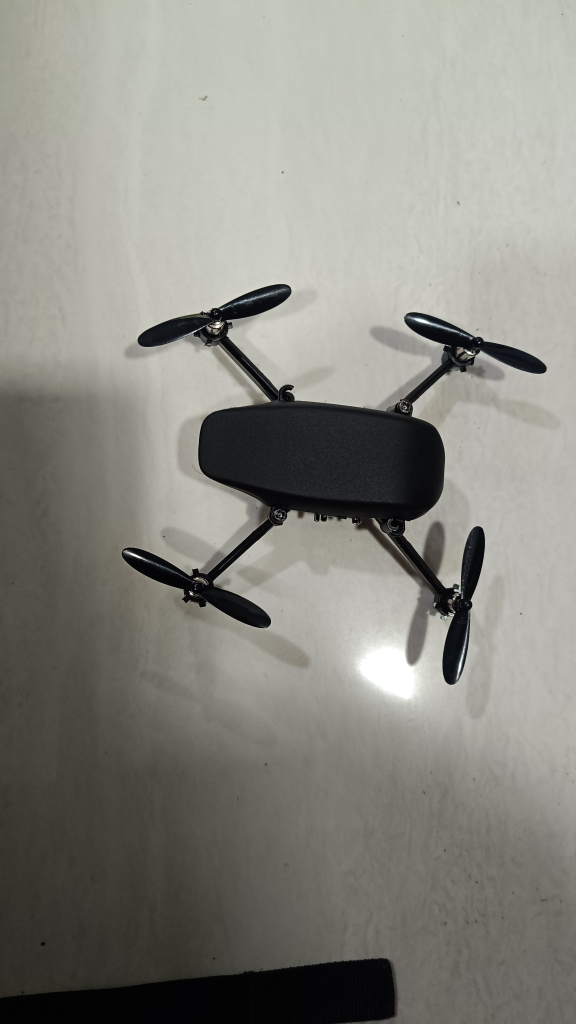
#> input picture dataset/raw/drone_dataset/IMG20261101111216.jpg, 2304 x 4096 px (shown at 1/4 size); its folder holds 4 pictures in this run
$ python analyze_dataset.py   (older library calls are emulated)
#> lines starting #> are read from the running program, lines starting #| are printed output that depends on the picture
from pathlib import Path
import csv
import cv2
import numpy as np

# Dataset directory
DATASET_DIR = Path("dataset/raw/drone_dataset")

# Output report
OUTPUT_FILE = Path("results/dataset_quality_report.csv")

SUPPORTED_EXTENSIONS = {".jpg", ".jpeg", ".png"}


def analyze_image(path):
    image = cv2.imread(str(path))
#> image is the input picture: shape (4096, 2304, 3); mean B, G, R 129.1, 136.5, 136.6

    if image is None:
        return {
            "filename": path.name,
            "width": None,
            "height": None,
            "laplacian_variance": None,
            "mean_brightness": None,
            "dark_pixel_fraction": None,
            "bright_pixel_fraction": None,
            "read_status": "UNREADABLE",
        }

    height, width = image.shape[:2]
#> height = 4096; width = 2304
    gray = cv2.cvtColor(image, cv2.COLOR_BGR2GRAY)

    return {
        "filename": path.name,
        "width": width,
        "height": height,
        "laplacian_variance": round(
            float(cv2.Laplacian(gray, cv2.CV_64F).var()), 2
        ),
        "mean_brightness": round(float(gray.mean()), 2),
        "dark_pixel_fraction": round(
            float(np.mean(gray < 10)), 4
        ),
        "bright_pixel_fraction": round(
            float(np.mean(gray > 245)), 4
        ),
        "read_status": "READABLE",
    }


def main():
    if not DATASET_DIR.is_dir():
        raise SystemExit(
            f"Dataset directory not found: {DATASET_DIR.resolve()}"
        )

    images = sorted(
        path
        for path in DATASET_DIR.iterdir()
        if path.is_file()
        and path.suffix.lower() in SUPPORTED_EXTENSIONS
    )

    if not images:
        raise SystemExit("No supported images found.")

    results = [analyze_image(path) for path in images]
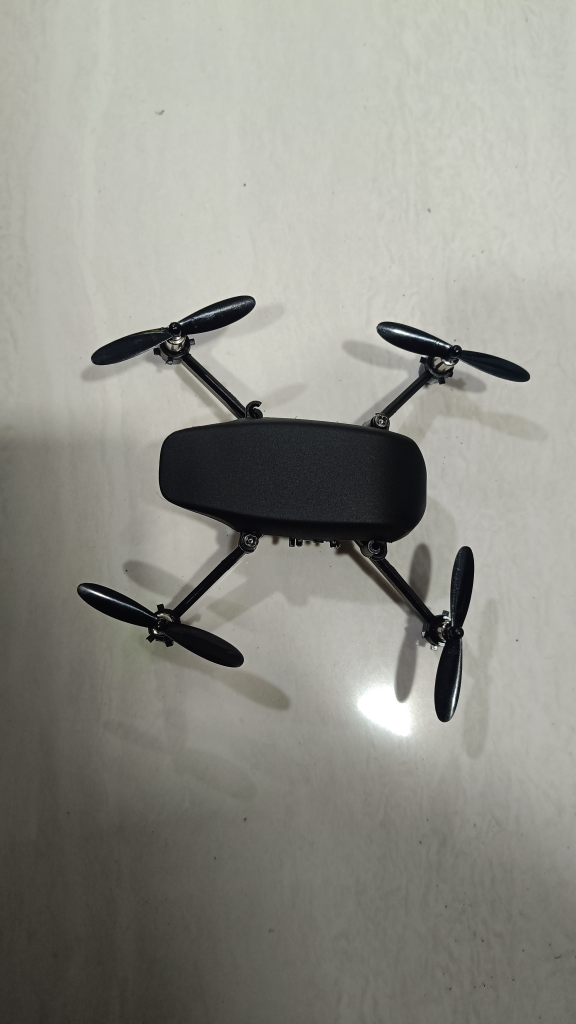
#> input picture dataset/raw/drone_dataset/IMG20261101111219.jpg, 2304 x 4096 px (shown at 1/4 size)
#> in analyze_image, image is the input picture: shape (4096, 2304, 3); mean B, G, R 137.5, 145.1, 145.2
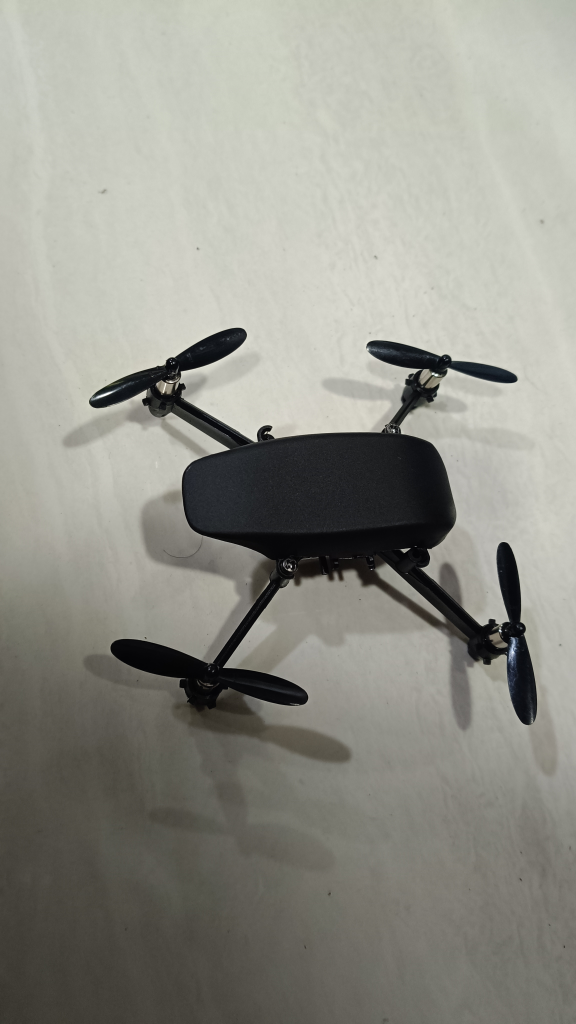
#> input picture dataset/raw/drone_dataset/IMG20261101111221.jpg, 2304 x 4096 px (shown at 1/4 size)
#> in analyze_image, image is the input picture: shape (4096, 2304, 3); mean B, G, R 137.4, 145.9, 146
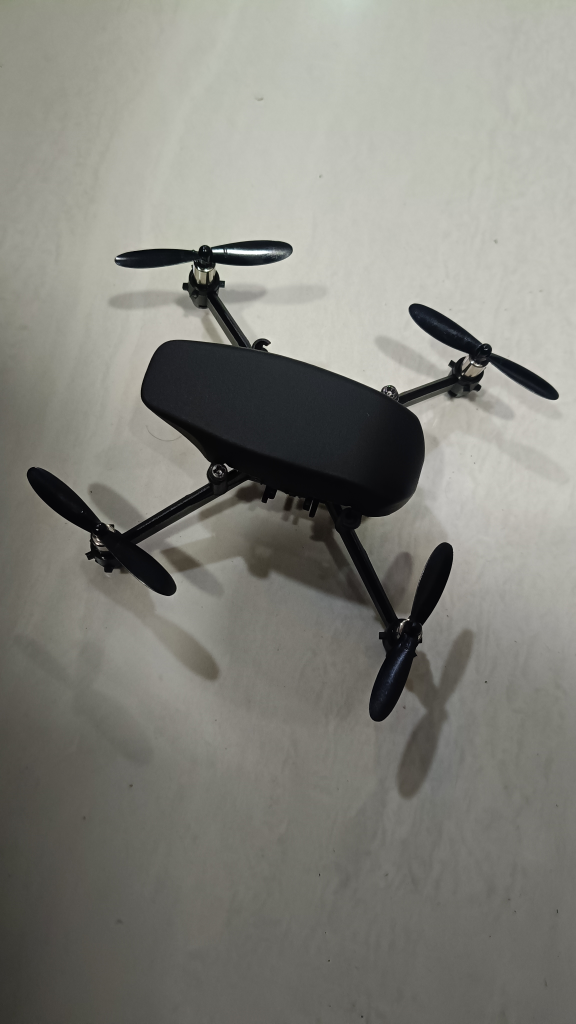
#> input picture dataset/raw/drone_dataset/IMG20261101111223.jpg, 2304 x 4096 px (shown at 1/4 size)
#> in analyze_image, image is the input picture: shape (4096, 2304, 3); mean B, G, R 124.3, 131.3, 131.6
#> results = 4 items

    OUTPUT_FILE.parent.mkdir(parents=True, exist_ok=True)

    with OUTPUT_FILE.open("w", newline="", encoding="utf-8") as file:
        writer = csv.DictWriter(
            file,
            fieldnames=results[0].keys()
        )
        writer.writeheader()
        writer.writerows(results)

    readable = [
        row for row in results
        if row["read_status"] == "READABLE"
    ]
#> readable = 4 items

    print(f"Images found: {len(images)}")
    print(f"Readable images: {len(readable)}")
#| Readable images: 4
    print(f"Unreadable images: {len(images) - len(readable)}")
#| Unreadable images: 0

    if readable:
        scores = [
            row["laplacian_variance"]
            for row in readable
        ]
#> scores = [42.43, 52.35, 30.86, 36.49]

        print("\nLaplacian variance:")
        print(f"  Minimum: {min(scores):.2f}")
#|   Minimum: 30.86
        print(f"  Median:  {np.median(scores):.2f}")
#|   Median:  39.46
        print(f"  Maximum: {max(scores):.2f}")
#|   Maximum: 52.35

        for threshold in (20, 30, 40, 50, 75, 100):
            below = sum(score < threshold for score in scores)
            print(
                f"  Below {threshold:3}: "
                f"{below:3}/{len(scores)} images"
            )
#> this loop made 6 passes
#> below on passes 1 to 6: 0, 0, 2, 3, 4, 4
#|   Below  20:   0/4 images
#|   Below  30:   0/4 images
#|   Below  40:   2/4 images
#|   Below  50:   3/4 images
#|   Below  75:   4/4 images
#|   Below 100:   4/4 images

    print(f"\nReport saved to: {OUTPUT_FILE.resolve()}")


if __name__ == "__main__":
    main()
